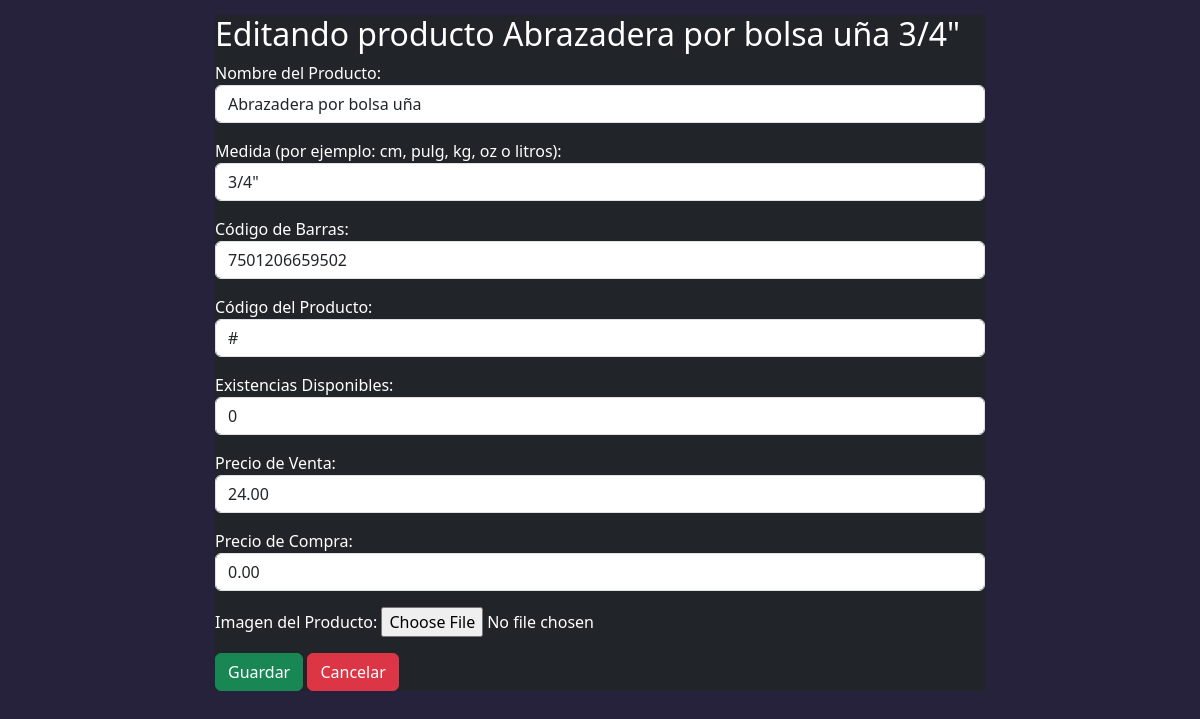
The app's page /productos/editar/151/, older data.
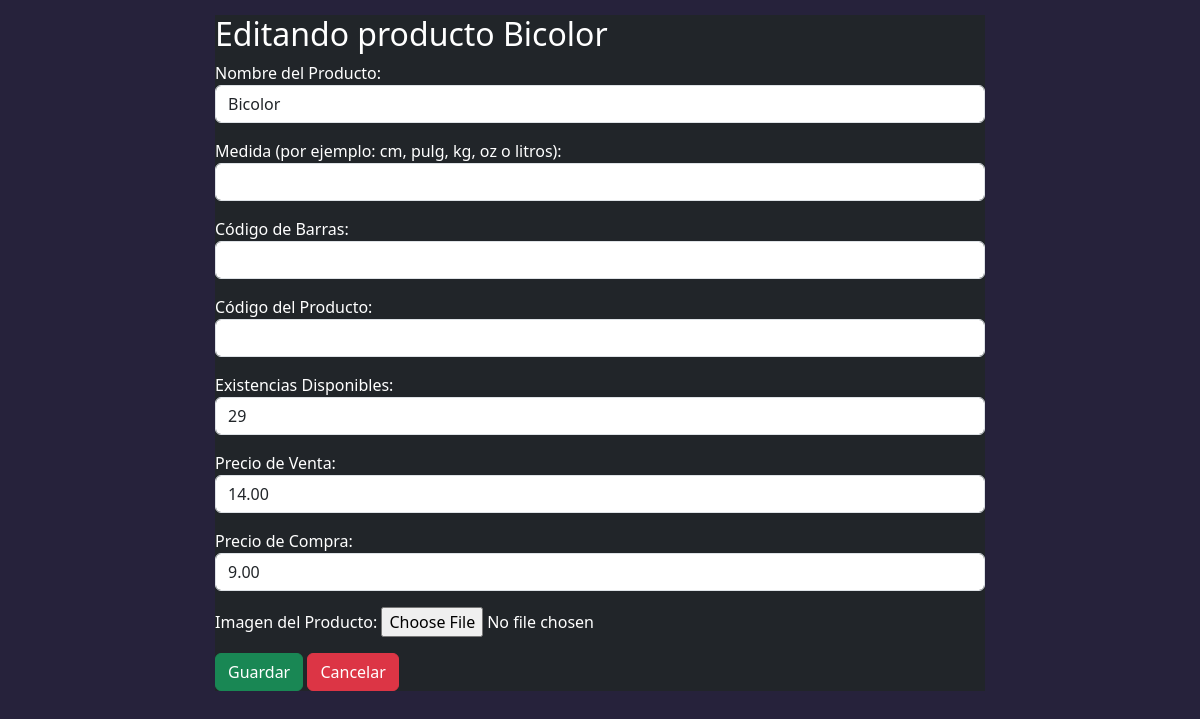
The same page, newer data.
### Inventario/models.py (models this page shows, shortened)
class Producto(models.Model):
    nombre = models.CharField(max_length=255, verbose_name='Nombre del Producto')
    medida = models.CharField(max_length=255, verbose_name='Medida (por ejemplo: cm, pulg, kg, oz o litros)', blank=True, null=True,)
    codigo_barras = models.CharField(max_length=255, verbose_name="Codigo de Barra", blank=True, null=True,)
    codigo_producto = models.CharField(blank=True, null=True, max_length=25, verbose_name='Codigo Producto')
    existencia = models.IntegerField(default=0 , verbose_name='Existencias del Producto')
    precio_venta = models.DecimalField(max_digits=10, decimal_places=2, verbose_name='Precio de Venta', blank=True, null=True,)
    precio_compra = models.DecimalField(max_digits=10, decimal_places=2, verbose_name='Precio de Compra', default=0)
    fecha_creacion = models.DateField(auto_now_add=True, verbose_name='Fecha de Creación')
    imagen = models.ImageField(blank=True, null=True, verbose_name='Imagen del Producto')
    class Meta:
        verbose_name_plural = 'Productos'

### Inventario/views.py (the view)
# urls.py: path('productos/editar/<int:pk>/', ProductoUpdateView.as_view(), name='producto_update'),
class ProductoUpdateView(UpdateView):
    model = Producto
    form_class= ProductoForm
    template_name = 'producto_update.html'
    success_url = reverse_lazy('producto_list')

### Inventario/forms.py
class ProductoForm(forms.ModelForm):
    class Meta:
        model = Producto
        fields = '__all__'
        labels = {
            'nombre': 'Nombre del Producto',
            'medida': 'Medida (por ejemplo: cm, pulg, kg, oz o litros)',
            'codigo_barras': 'Código de Barras',
            'codigo_producto': 'Código del Producto',
            'existencia': 'Existencias Disponibles',
            'precio_venta': 'Precio de Venta',
            'precio_compra': 'Precio de Compra',
        }
        widgets = {
            'nombre': forms.TextInput(attrs={'class': 'form-control'}),
            'medida': forms.TextInput(attrs={'class': 'form-control'}),
            'codigo_barras': forms.TextInput(attrs={'class': 'form-control'}),
            'codigo_producto': forms.TextInput(attrs={'class': 'form-control'}),
            'existencia': forms.NumberInput(attrs={'class': 'form-control'}),
            'precio_venta': forms.NumberInput(attrs={'class': 'form-control'}),
            'precio_compra': forms.NumberInput(attrs={'class': 'form-control'}),
        }

### Inventario/templates/producto_update.html (shortened to what this page needs)
{% extends 'basemodal.html' %}
{% block content %}
      <div class="card-body">
        <h2>Editando producto {{producto.nombre}}
          {%if producto.medida%}
          {{producto.medida}}
          {%endif%}
        </h2>
        <form method="post" enctype="multipart/form-data" action="{% url 'producto_update' pk=producto.id %}">
          {{ form.as_p }}
            <button type="submit" class="btn btn-success">Guardar</button>
            <button class="btn btn-danger" onclick= "cerrar_modal()">Cancelar</button>
        </form>
      </div>
{% endblock %}

Row changes from the older to the newer data that the page shows:
changed Producto: nombre "Abrazadera por bolsa uña" → "Bicolor"; medida "3/4\"" → (not shown); codigo_barras "7501206659502" → (not shown); codigo_producto "#" → (not shown); existencia "0" → "29"; precio_venta "24.00" → "14.00"; precio_compra "0.00" → "9.00"
